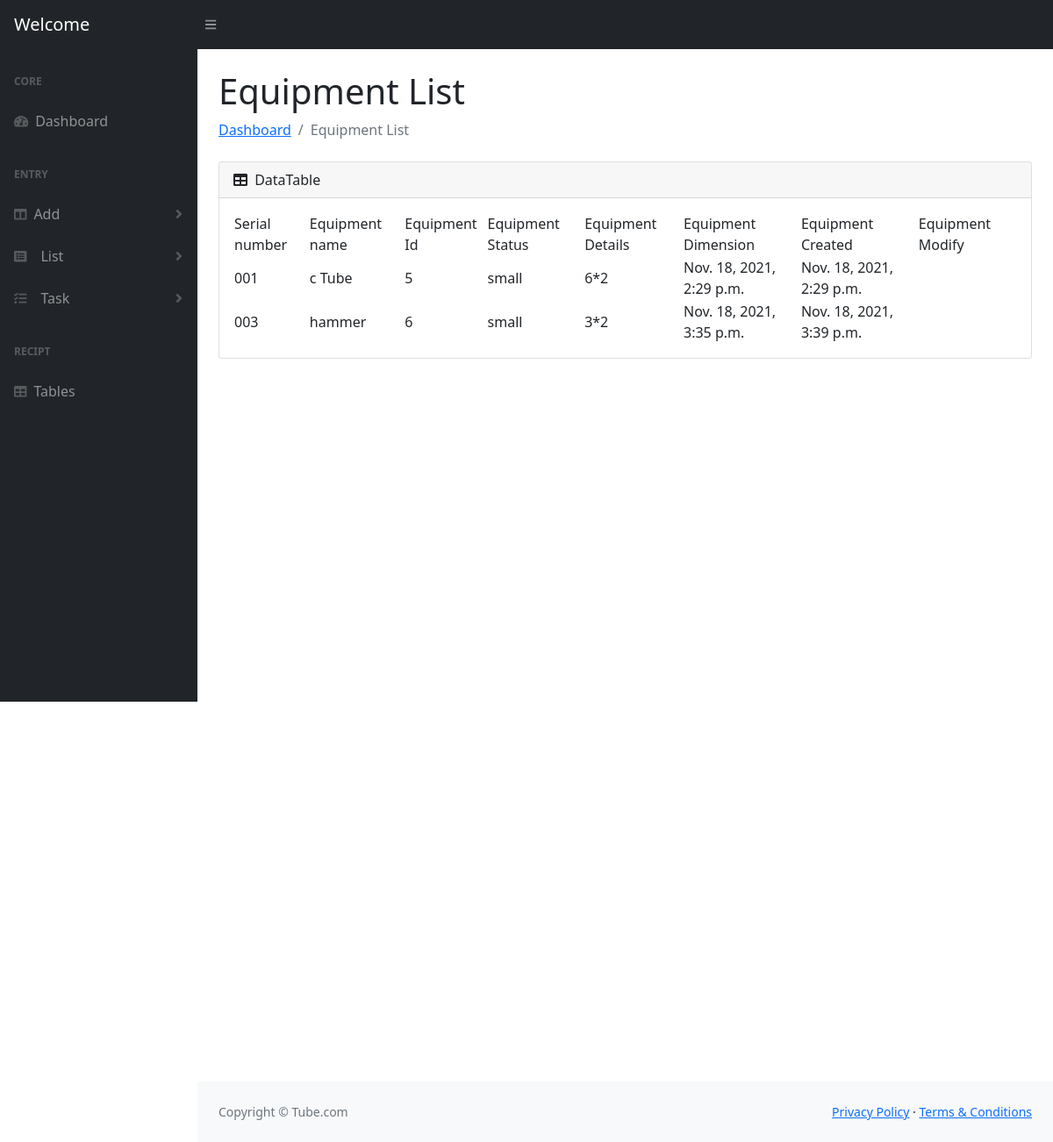
The page /vequepment on the database as committed earlier.
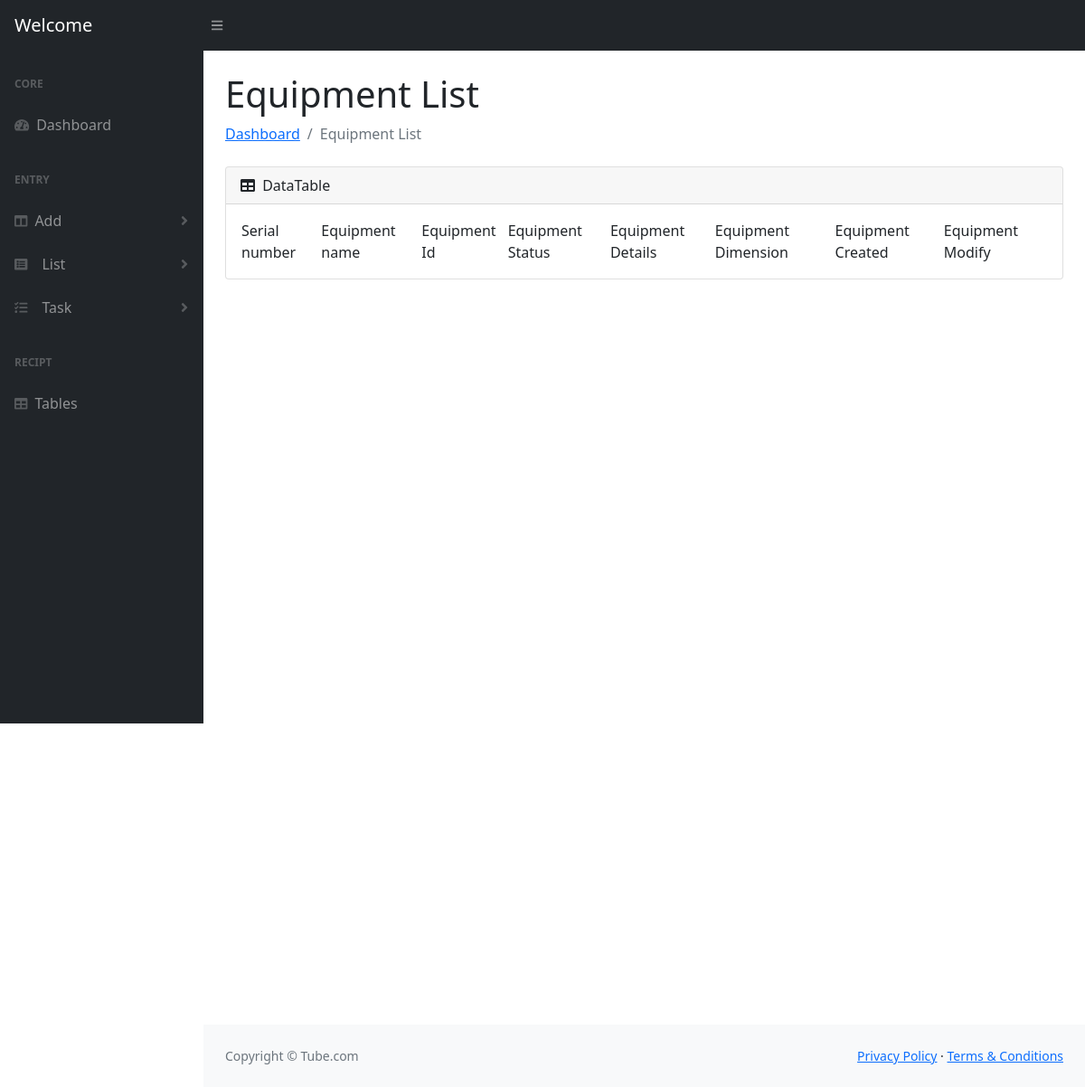
The same page on the database as committed later.
### moduls/models.py (models this page shows)
class Equepmentdetails2(models.Model):
    equepmentid = models.AutoField(primary_key=True)
    equepmentname = models.CharField(max_length=50)

### moduls/views.py (the view)
# urls.py: path('vequepment',views.vequepment,name="vequepment"),
def vequepment(request):
    equepmentdata = EquepmentMaster.objects.all()
    if request.method == 'POST':
        t = Equepmentdetails2.objects.get(equepmentid=request.POST['search'])
        fatch =EquepmentMaster.objects.filter(equepmentid=t)
        return render(request,'vequepment.html',{'ed':equepmentdata,'edt':fatch})
    else:
        return render(request, 'vequepment.html',{'ed':equepmentdata,'edt':equepmentdata})

### moduls/templates/vequepment.html (shortened to what the changed rows need)
<!DOCTYPE html>
<html lang="en">
{% load static %}
    <head>
        <link href="https://cdn.jsdelivr.net/npm/simple-datatables@latest/dist/style.css" rel="stylesheet" />
        <link href="{% static 'css/styles.css' %}" rel="stylesheet" />
    </head>
    <body class="sb-nav-fixed">
        <div id="layoutSidenav">
            <div id="layoutSidenav_content">
                <main>
                    <div class="container-fluid px-4">
 <h1 class="mt-4">Equipment List</h1>
                        <div class="card mb-4">
                            <div class="card-body">
                               <table id="datatablesSimple">
                                   <tr>
                                        <td>Serial number</td>
                                        <td>Equipment name</td>
                                        <td>Equipment Id</td>
                                        <td>Equipment Status</td>
                                        <td>Equipment Details</td>
                                        <td>Equipment Dimension</td>
                                        <td>Equipment Created</td>
                                        <td>Equipment Modify</td>
                                   </tr>
                                   <tr>
                                        {% for i in edt %}
                                        <td>{{i.equepmentSerialNumbeer}}</td>
                                        <td>{{i.equepmentid.equepmentname}}</td>
                                        <td>{{i.equepmentid.equepmentid}}</td>
                                        <td>{{i.details}}</td>
                                        <td>{{i.dimension}}</td>
                                        <td>{{i.created}}</td>
                                        <td>{{i.modify}}</td>
                                   </tr>
                                    {% endfor %}
                               </table>
                            </div>
                        </div>
                    </div>
                </main>
            </div>
        </div>
    </body>
</html>

Rows that differ between the two databases and show on the page:
removed Equepmentdetails2: equepmentid.equepmentname "c Tube", equepmentid.equepmentid "5"
removed Equepmentdetails2: equepmentid.equepmentname "hammer", equepmentid.equepmentid "6"
Other text that changed with them:
list line gone: "001 small 6*2 Nov. 18, 2021, 2:29 p.m. Nov. 18, 2021, 2:29 p.m."
list line gone: "003 small 3*2 Nov. 18, 2021, 3:35 p.m. Nov. 18, 2021, 3:39 p.m."
